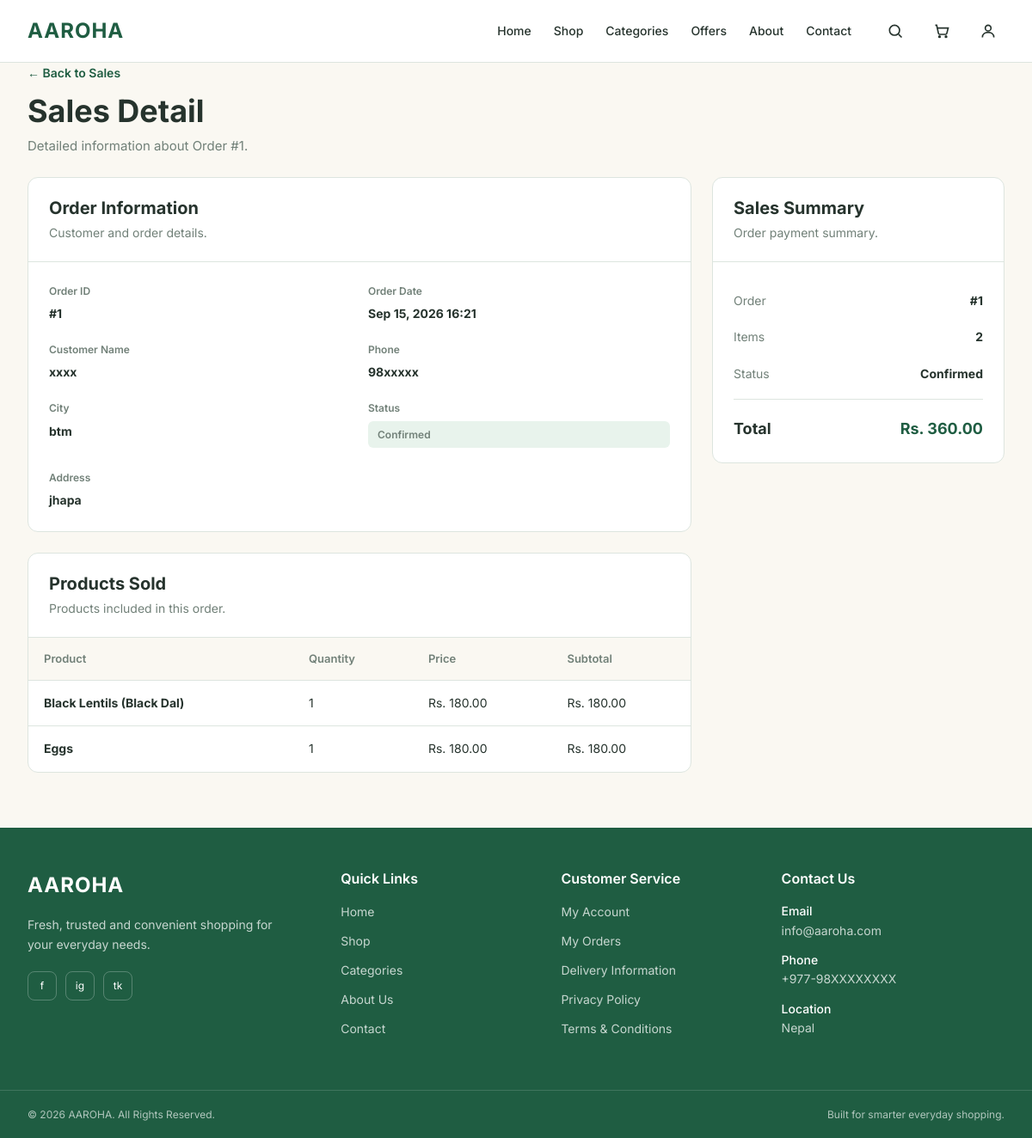
The app's page /accounts/sales/1/ (signed in) with its own data.
### orders/models.py (models this page shows, shortened)
class Order(models.Model):
    STATUS_CHOICES = [
        ('Pending', 'Pending'),
        ('Confirmed', 'Confirmed'),
        ('Processing', 'Processing'),
        ('Shipped', 'Shipped'),
        ('Delivered', 'Delivered'),
        ('Cancelled', 'Cancelled'),
    ]
    user = models.ForeignKey(
        User,
        on_delete=models.CASCADE,
        related_name='orders'
    )
    rider = models.ForeignKey(
    User,
    on_delete=models.SET_NULL,
    null=True,
    blank=True,
    related_name='assigned_orders'
)
    customer_name = models.CharField(max_length=150)
    phone = models.CharField(max_length=20)
    address = models.TextField()
    city = models.CharField(max_length=100)
    total_amount = models.DecimalField(
        max_digits=10,
        decimal_places=2
    )
    status = models.CharField(
        max_length=20,
        choices=STATUS_CHOICES,
        default='Pending'
    )
    created_at = models.DateTimeField(auto_now_add=True)
    updated_at = models.DateTimeField(auto_now=True)

class OrderItem(models.Model):
    order = models.ForeignKey(
        Order,
        on_delete=models.CASCADE,
        related_name='items'
    )
    product = models.ForeignKey(
        'products.Product',
        on_delete=models.CASCADE
    )
    quantity = models.PositiveIntegerField()
    price = models.DecimalField(
        max_digits=10,
        decimal_places=2
    )
    subtotal = models.DecimalField(
        max_digits=10,
        decimal_places=2
    )

### products/models.py (models this page shows, shortened)
class Product(models.Model):
    name = models.CharField(max_length=200)
    category = models.ForeignKey(
        Category,
        on_delete=models.CASCADE,
        related_name='products'
    )
    description = models.TextField()
    price = models.DecimalField(
        max_digits=10,
        decimal_places=2
    )
    unit = models.CharField(
        max_length=50,
        default='piece'
    )
    stock = models.PositiveIntegerField(default=0)
    image = models.ImageField(
        upload_to='products/',
        blank=True,
        null=True
    )
    is_available = models.BooleanField(default=True)
    created_at = models.DateTimeField(auto_now_add=True)
    updated_at = models.DateTimeField(auto_now=True)

### accounts/views.py (the view, shortened to what this page needs)
# urls.py: path( 'sales/<int:order_id>/',views.sales_detail,name='sales_detail'),
@login_required
def sales_detail(request, order_id):
    from orders.models import Order
    if request.user.is_superuser:
        pass
    order = get_object_or_404(
        Order,
        id=order_id
    )
    return render(
        request,
        'accounts/sales_detail.html',
        {
            'order': order
        }
    )

### templates/accounts/sales_detail.html (shortened to what this page needs)
{% extends 'base.html' %}
{% block content %}
<section class="page-section">
    <div class="container">
        <div class="sales-detail-header">
            <a
                href="{% url 'sales_management' %}"
                class="back-link"
            >
                ← Back to Sales
            </a>
            <h1>
                Sales Detail
            </h1>
            <p>
                Detailed information about Order #{{ order.id }}.
            </p>
        </div>
        <div class="sales-detail-layout">
            <div>
                <div class="sales-detail-card">
                    <div class="sales-detail-card-header">
                        <h2>
                            Order Information
                        </h2>
                        <p>
                            Customer and order details.
                        </p>
                    </div>
                    <div class="sales-info-grid">
                        <div class="sales-info-item">
                            <span>
                                Order ID
                            </span>
                            <strong>
                                #{{ order.id }}
                            </strong>
                        </div>
                        <div class="sales-info-item">
                            <span>
                                Order Date
                            </span>
                            <strong>
                                {{ order.created_at|date:"M d, Y H:i" }}
                            </strong>
                        </div>
                        <div class="sales-info-item">
                            <span>
                                Customer Name
                            </span>
                            <strong>
                                {{ order.customer_name }}
                            </strong>
                        </div>
                        <div class="sales-info-item">
                            <span>
                                Phone
                            </span>
                            <strong>
                                {{ order.phone }}
                            </strong>
                        </div>
                        <div class="sales-info-item">
                            <span>
                                City
                            </span>
                            <strong>
                                {{ order.city }}
                            </strong>
                        </div>
                        <div class="sales-info-item">
                            <span>
                                Status
                            </span>
                            <strong>
                                <span class="sales-detail-status">
                                    {{ order.status }}
                                </span>
                            </strong>
                        </div>
                        <div class="sales-info-item">
                            <span>
                                Address
                            </span>
                            <strong>
                                {{ order.address }}
                            </strong>
                        </div>
                    </div>
                </div>
                <div class="sales-detail-card"
                     style="margin-top: 24px;">
                    <div class="sales-detail-card-header">
                        <h2>
                            Products Sold
                        </h2>
                        <p>
                            Products included in this order.
                        </p>
                    </div>
                    <div class="sales-items-wrapper">
                        <table class="sales-items-table">
                            <thead>
                                <tr>
                                    <th>
                                        Product
                                    </th>
                                    <th>
                                        Quantity
                                    </th>
                                    <th>
                                        Price
                                    </th>
                                    <th>
                                        Subtotal
                                    </th>
                                </tr>
                            </thead>
                            <tbody>
                                {% for item in order.items.all %}
                                <tr>
                                    <td>
                                        <strong>
                                            {{ item.product.name }}
                                        </strong>
                                    </td>
                                    <td>
                                        {{ item.quantity }}
                                    </td>
                                    <td>
                                        Rs. {{ item.price|floatformat:2 }}
                                    </td>
                                    <td>
                                        Rs. {{ item.subtotal|floatformat:2 }}
                                    </td>
                                </tr>
                                {% endfor %}
                            </tbody>
                        </table>
                    </div>
                </div>
            </div>
            <div class="sales-detail-card">
                <div class="sales-detail-card-header">
                    <h2>
                        Sales Summary
                    </h2>
                    <p>
                        Order payment summary.
                    </p>
                </div>
                <div class="sales-summary">
                    <div class="sales-summary-row">
                        <span>
                            Order
                        </span>
                        <strong>
                            #{{ order.id }}
                        </strong>
                    </div>
                    <div class="sales-summary-row">
                        <span>
                            Items
                        </span>
                        <strong>
                            {{ order.items.count }}
                        </strong>
                    </div>
                    <div class="sales-summary-row">
                        <span>
                            Status
                        </span>
                        <strong>
                            {{ order.status }}
                        </strong>
                    </div>
                    <div class="sales-summary-divider">
                    </div>
                    <div class="sales-summary-total">
                        <span>
                            Total
                        </span>
                        <strong>
                            Rs. {{ order.total_amount|floatformat:2 }}
                        </strong>
                    </div>
                </div>
            </div>
        </div>
    </div>
</section>
{% endblock %}

### templates/accounts/sales_detail.html (style rules this page uses)
.sales-detail-header { margin-bottom: 24px; }
.sales-detail-header .back-link { display: inline-block; margin-bottom: 12px; color: #1F5D42; text-decoration: none; font-size: 14px; font-weight: 600; }
.sales-detail-header h1 { margin: 0 0 6px; color: #26332D; }
.sales-detail-header p { margin: 0; color: #718078; }
.sales-detail-layout { display: grid; grid-template-columns: 1fr 340px; gap: 24px; align-items: start; }
.sales-detail-card { background: #FFFFFF; border: 1px solid #DDE5DF; border-radius: 12px; overflow: hidden; }
.sales-detail-card-header { padding: 22px 24px; border-bottom: 1px solid #DDE5DF; }
.sales-detail-card-header h2 { margin: 0 0 5px; color: #26332D; font-size: 20px; }
.sales-detail-card-header p { margin: 0; color: #718078; font-size: 14px; }
.sales-info-grid { display: grid; grid-template-columns: repeat(2, 1fr); gap: 20px; padding: 24px; }
.sales-info-item span { display: block; margin-bottom: 5px; color: #718078; font-size: 12px; font-weight: 600; }
.sales-info-item strong { color: #26332D; font-size: 14px; }
.sales-items-wrapper { width: 100%; overflow-x: auto; }
.sales-items-table { width: 100%; border-collapse: collapse; }
.sales-items-table th { padding: 14px 18px; background: #FAF8F2; color: #718078; font-size: 13px; font-weight: 600; text-align: left; white-space: nowrap; }
.sales-items-table td { padding: 15px 18px; border-top: 1px solid #DDE5DF; color: #26332D; font-size: 14px; }
.sales-detail-status { display: inline-block; padding: 6px 11px; border-radius: 6px; background: #E8F3EC; color: #1F5D42; font-size: 12px; font-weight: 600; }
.sales-summary { padding: 24px; }
.sales-summary-row { display: flex; justify-content: space-between; gap: 20px; padding: 10px 0; color: #718078; font-size: 14px; }
.sales-summary-row strong { color: #26332D; }
.sales-summary-divider { height: 1px; margin: 8px 0; background: #DDE5DF; }
.sales-summary-total { display: flex; justify-content: space-between; gap: 20px; padding-top: 12px; color: #26332D; font-size: 18px; font-weight: 700; }
.sales-summary-total strong { color: #1F5D42; }

### records on screen
Order: id "1", created_at "Sep 15, 2026 16:21", customer_name "xxxx", phone "98xxxxx", city "btm", status "Confirmed", address "jhapa", items.count "2", total_amount "360.00"
OrderItem: product.name "Black Lentils (Black Dal)", quantity "1", price "180.00", subtotal "180.00"
OrderItem: product.name "Eggs", quantity "1", price "180.00", subtotal "180.00"
